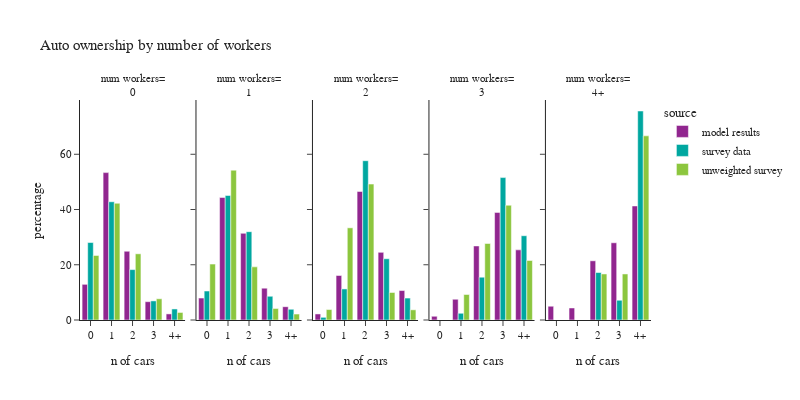

Write notebook code for a chart like this one.
### Code cell
plot_auto(hh_data,'num_workers_simple','number of workers','num workers')

### Figure 1 — Plotly figure (JSON) as saved in the notebook; plotly's stock layout.template omitted (floating-point values rounded to 4 significant figures)
{"data": [{"alignmentgroup": "True", "hovertemplate": "source=model results<br>num_workers_simple=0<br>auto_ownership_simple=%{x}<br>percentage=%{y}<extra></extra>", "legendgroup": "model results", "marker": {"color": "#91268F", "pattern": {"shape": ""}}, "name": "model results", "offsetgroup": "model results", "orientation": "v", "showlegend": true, "textposition": "auto", "type": "bar", "x": ["0", "1", "2", "3", "4+"], "xaxis": "x", "y": [12.91, 53.36, 24.89, 6.632, 2.205], "yaxis": "y"}, {"alignmentgroup": "True", "hovertemplate": "source=model results<br>num_workers_simple=1<br>auto_ownership_simple=%{x}<br>percentage=%{y}<extra></extra>", "legendgroup": "model results", "marker": {"color": "#91268F", "pattern": {"shape": ""}}, "name": "model results", "offsetgroup": "model results", "orientation": "v", "showlegend": false, "textposition": "auto", "type": "bar", "x": ["0", "1", "2", "3", "4+"], "xaxis": "x2", "y": [7.937, 44.34, 31.38, 11.53, 4.814], "yaxis": "y2"}, {"alignmentgroup": "True", "hovertemplate": "source=model results<br>num_workers_simple=2<br>auto_ownership_simple=%{x}<br>percentage=%{y}<extra></extra>", "legendgroup": "model results", "marker": {"color": "#91268F", "pattern": {"shape": ""}}, "name": "model results", "offsetgroup": "model results", "orientation": "v", "showlegend": false, "textposition": "auto", "type": "bar", "x": ["0", "1", "2", "3", "4+"], "xaxis": "x3", "y": [2.186, 16.11, 46.53, 24.51, 10.67], "yaxis": "y3"}, {"alignmentgroup": "True", "hovertemplate": "source=model results<br>num_workers_simple=3<br>auto_ownership_simple=%{x}<br>percentage=%{y}<extra></extra>", "legendgroup": "model results", "marker": {"color": "#91268F", "pattern": {"shape": ""}}, "name": "model results", "offsetgroup": "model results", "orientation": "v", "showlegend": false, "textposition": "auto", "type": "bar", "x": ["0", "1", "2", "3", "4+"], "xaxis": "x4", "y": [1.334, 7.512, 26.81, 38.95, 25.39], "yaxis": "y4"}, {"alignmentgroup": "True", "hovertemplate": "source=model results<br>num_workers_simple=4+<br>auto_ownership_simple=%{x}<br>percentage=%{y}<extra></extra>", "legendgroup": "model results", "marker": {"color": "#91268F", "pattern": {"shape": ""}}, "name": "model results", "offsetgroup": "model results", "orientation": "v", "showlegend": false, "textposition": "auto", "type": "bar", "x": ["0", "1", "2", "3", "4+"], "xaxis": "x5", "y": [4.981, 4.351, 21.43, 27.96, 41.28], "yaxis": "y5"}, {"alignmentgroup": "True", "hovertemplate": "source=survey data<br>num_workers_simple=0<br>auto_ownership_simple=%{x}<br>percentage=%{y}<extra></extra>", "legendgroup": "survey data", "marker": {"color": "#00A7A0", "pattern": {"shape": ""}}, "name": "survey data", "offsetgroup": "survey data", "orientation": "v", "showlegend": true, "textposition": "auto", "type": "bar", "x": ["0", "1", "2", "3", "4+"], "xaxis": "x", "y": [28.04, 42.8, 18.25, 6.913, 3.995], "yaxis": "y"}, {"alignmentgroup": "True", "hovertemplate": "source=survey data<br>num_workers_simple=1<br>auto_ownership_simple=%{x}<br>percentage=%{y}<extra></extra>", "legendgroup": "survey data", "marker": {"color": "#00A7A0", "pattern": {"shape": ""}}, "name": "survey data", "offsetgroup": "survey data", "orientation": "v", "showlegend": false, "textposition": "auto", "type": "bar", "x": ["0", "1", "2", "3", "4+"], "xaxis": "x2", "y": [10.48, 45.08, 31.97, 8.582, 3.877], "yaxis": "y2"}, {"alignmentgroup": "True", "hovertemplate": "source=survey data<br>num_workers_simple=2<br>auto_ownership_simple=%{x}<br>percentage=%{y}<extra></extra>", "legendgroup": "survey data", "marker": {"color": "#00A7A0", "pattern": {"shape": ""}}, "name": "survey data", "offsetgroup": "survey data", "orientation": "v", "showlegend": false, "textposition": "auto", "type": "bar", "x": ["0", "1", "2", "3", "4+"], "xaxis": "x3", "y": [0.9718, 11.24, 57.67, 22.17, 7.946], "yaxis": "y3"}, {"alignmentgroup": "True", "hovertemplate": "source=survey data<br>num_workers_simple=3<br>auto_ownership_simple=%{x}<br>percentage=%{y}<extra></extra>", "legendgroup": "survey data", "marker": {"color": "#00A7A0", "pattern": {"shape": ""}}, "name": "survey data", "offsetgroup": "survey data", "orientation": "v", "showlegend": false, "textposition": "auto", "type": "bar", "x": ["1", "2", "3", "4+"], "xaxis": "x4", "y": [2.422, 15.51, 51.56, 30.51], "yaxis": "y4"}, {"alignmentgroup": "True", "hovertemplate": "source=survey data<br>num_workers_simple=4+<br>auto_ownership_simple=%{x}<br>percentage=%{y}<extra></extra>", "legendgroup": "survey data", "marker": {"color": "#00A7A0", "pattern": {"shape": ""}}, "name": "survey data", "offsetgroup": "survey data", "orientation": "v", "showlegend": false, "textposition": "auto", "type": "bar", "x": ["2", "3", "4+"], "xaxis": "x5", "y": [17.19, 7.152, 75.66], "yaxis": "y5"}, {"alignmentgroup": "True", "hovertemplate": "source=unweighted survey<br>num_workers_simple=0<br>auto_ownership_simple=%{x}<br>percentage=%{y}<extra></extra>", "legendgroup": "unweighted survey", "marker": {"color": "#8CC63E", "pattern": {"shape": ""}}, "name": "unweighted survey", "offsetgroup": "unweighted survey", "orientation": "v", "showlegend": true, "textposition": "auto", "type": "bar", "x": ["0", "1", "2", "3", "4+"], "xaxis": "x", "y": [23.36, 42.26, 23.96, 7.685, 2.73], "yaxis": "y"}, {"alignmentgroup": "True", "hovertemplate": "source=unweighted survey<br>num_workers_simple=1<br>auto_ownership_simple=%{x}<br>percentage=%{y}<extra></extra>", "legendgroup": "unweighted survey", "marker": {"color": "#8CC63E", "pattern": {"shape": ""}}, "name": "unweighted survey", "offsetgroup": "unweighted survey", "orientation": "v", "showlegend": false, "textposition": "auto", "type": "bar", "x": ["0", "1", "2", "3", "4+"], "xaxis": "x2", "y": [20.24, 54.24, 19.23, 4.148, 2.137], "yaxis": "y2"}, {"alignmentgroup": "True", "hovertemplate": "source=unweighted survey<br>num_workers_simple=2<br>auto_ownership_simple=%{x}<br>percentage=%{y}<extra></extra>", "legendgroup": "unweighted survey", "marker": {"color": "#8CC63E", "pattern": {"shape": ""}}, "name": "unweighted survey", "offsetgroup": "unweighted survey", "orientation": "v", "showlegend": false, "textposition": "auto", "type": "bar", "x": ["0", "1", "2", "3", "4+"], "xaxis": "x3", "y": [3.785, 33.37, 49.2, 9.96, 3.685], "yaxis": "y3"}, {"alignmentgroup": "True", "hovertemplate": "source=unweighted survey<br>num_workers_simple=3<br>auto_ownership_simple=%{x}<br>percentage=%{y}<extra></extra>", "legendgroup": "unweighted survey", "marker": {"color": "#8CC63E", "pattern": {"shape": ""}}, "name": "unweighted survey", "offsetgroup": "unweighted survey", "orientation": "v", "showlegend": false, "textposition": "auto", "type": "bar", "x": ["1", "2", "3", "4+"], "xaxis": "x4", "y": [9.231, 27.69, 41.54, 21.54], "yaxis": "y4"}, {"alignmentgroup": "True", "hovertemplate": "source=unweighted survey<br>num_workers_simple=4+<br>auto_ownership_simple=%{x}<br>percentage=%{y}<extra></extra>", "legendgroup": "unweighted survey", "marker": {"color": "#8CC63E", "pattern": {"shape": ""}}, "name": "unweighted survey", "offsetgroup": "unweighted survey", "orientation": "v", "showlegend": false, "textposition": "auto", "type": "bar", "x": ["2", "3", "4+"], "xaxis": "x5", "y": [16.67, 16.67, 66.67], "yaxis": "y5"}], "layout": {"annotations": [{"font": {}, "showarrow": false, "text": "num workers=<br>0", "x": 0.092, "xanchor": "center", "xref": "paper", "y": 1.0, "yanchor": "bottom", "yref": "paper"}, {"font": {}, "showarrow": false, "text": "num workers=<br>1", "x": 0.296, "xanchor": "center", "xref": "paper", "y": 1.0, "yanchor": "bottom", "yref": "paper"}, {"font": {}, "showarrow": false, "text": "num workers=<br>2", "x": 0.5, "xanchor": "center", "xref": "paper", "y": 1.0, "yanchor": "bottom", "yref": "paper"}, {"font": {}, "showarrow": false, "text": "num workers=<br>3", "x": 0.704, "xanchor": "center", "xref": "paper", "y": 1.0, "yanchor": "bottom", "yref": "paper"}, {"font": {}, "showarrow": false, "text": "num workers=<br>4+", "x": 0.908, "xanchor": "center", "xref": "paper", "y": 1.0, "yanchor": "bottom", "yref": "paper"}], "barmode": "group", "font": {"size": 11}, "height": 400, "legend": {"title": {"text": "source"}, "tracegroupgap": 0}, "title": {"text": "Auto ownership by number of workers"}, "width": 800, "xaxis": {"anchor": "y", "domain": [0.0, 0.184], "title": {"text": "n of cars"}}, "xaxis2": {"anchor": "y2", "domain": [0.204, 0.388], "matches": "x", "title": {"text": "n of cars"}}, "xaxis3": {"anchor": "y3", "domain": [0.408, 0.592], "matches": "x", "title": {"text": "n of cars"}}, "xaxis4": {"anchor": "y4", "domain": [0.612, 0.796], "matches": "x", "title": {"text": "n of cars"}}, "xaxis5": {"anchor": "y5", "domain": [0.816, 1.0], "matches": "x", "title": {"text": "n of cars"}}, "yaxis": {"anchor": "x", "domain": [0.0, 1.0], "title": {"text": "percentage"}}, "yaxis2": {"anchor": "x2", "domain": [0.0, 1.0], "matches": "y", "showticklabels": false}, "yaxis3": {"anchor": "x3", "domain": [0.0, 1.0], "matches": "y", "showticklabels": false}, "yaxis4": {"anchor": "x4", "domain": [0.0, 1.0], "matches": "y", "showticklabels": false}, "yaxis5": {"anchor": "x5", "domain": [0.0, 1.0], "matches": "y", "showticklabels": false}}}
